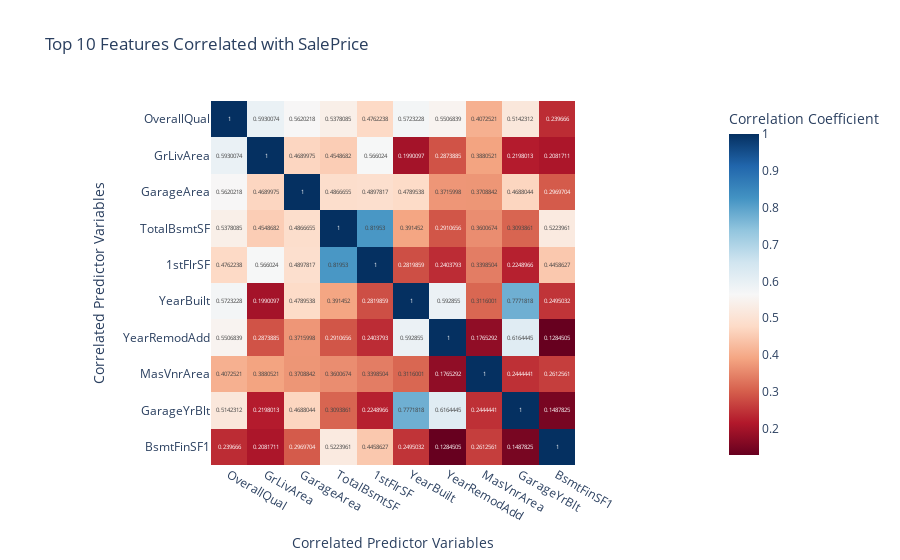

This figure's notebook cell:
### Markdown cell above
### Heatmap: Correlation Matrix of Top Predictive Features

The heatmap below visualises the **pairwise Pearson correlation coefficients** among the top 10 numerical features most strongly correlated with `SalePrice`.

This visualisation helps identify:
- Which features are most linearly associated with sale price.
- Where multicollinearity may exist — such as when two or more predictors are highly correlated with one another.

**Key Observations:**
- `OverallQual`, `GrLivArea`, and `TotalBsmtSF` exhibit the strongest positive linear correlations with `SalePrice`.
- Features like `GarageArea`, `1stFlrSF`, and `YearBuilt` also show meaningful relationships.
- Moderate correlations among predictors such as `GarageArea` and `MasVnrArea` suggest some overlap in the information they provide, which should be considered during model refinement.

This plot provides Lydia with a clearer understanding of which property features are most influential when estimating market value.

### Code cell
# Heatmap code
# Import Plotly Express for interactive visualisations
import plotly.express as px

# Compute correlations between numeric features and SalePrice, sorted in descending order
correlations = df.corr(numeric_only=True)['SalePrice'].sort_values(ascending=False)

# Extract the name of the top 10 features (excluding SalePrice itself)
top_corr_features = correlations[1:11].index
# Compute the correlation matrix for these top features
top_corr_matrix = df[top_corr_features].corr()

# Create an interactive heatmap using Plotly 
fig = px.imshow(
    top_corr_matrix, # The correlation matrix as data
    text_auto=True, # Show correlation values on the heat map 
    color_continuous_scale='RdBu', # Use a diverging colour scale (Red-Blue)
    title="Top 10 Features Correlated with SalePrice", # Chart Title
    labels=dict(color="Correlation Coefficient"), # Legend Title
    x=top_corr_features, # Set x axis feature names 
    y=top_corr_features # Set y axis feature names 
)

# Improve readability with axis titles 
fig.update_layout(
    xaxis_title="Correlated Predictor Variables",
    yaxis_title="Correlated Predictor Variables"
)
# Display heatmap in the notebook 
fig.show()
# Save the heatmap to the images folder 
fig.write_image("../images/feature_correlation_heatmap.png")

### Figure 1 — Plotly figure (JSON) as saved in the notebook; plotly's stock layout.template omitted (floating-point values rounded to 4 significant figures)
{"data": [{"coloraxis": "coloraxis", "hovertemplate": "x: %{x}<br>y: %{y}<br>Correlation Coefficient: %{z}<extra></extra>", "name": "0", "texttemplate": "%{z}", "type": "heatmap", "x": ["OverallQual", "GrLivArea", "GarageArea", "TotalBsmtSF", "1stFlrSF", "YearBuilt", "YearRemodAdd", "MasVnrArea", "GarageYrBlt", "BsmtFinSF1"], "xaxis": "x", "y": ["OverallQual", "GrLivArea", "GarageArea", "TotalBsmtSF", "1stFlrSF", "YearBuilt", "YearRemodAdd", "MasVnrArea", "GarageYrBlt", "BsmtFinSF1"], "yaxis": "y", "z": [[1.0, 0.593, 0.562, 0.5378, 0.4762, 0.5723, 0.5507, 0.4073, 0.5142, 0.2397], [0.593, 1.0, 0.469, 0.4549, 0.566, 0.199, 0.2874, 0.3881, 0.2198, 0.2082], [0.562, 0.469, 1.0, 0.4867, 0.4898, 0.479, 0.3716, 0.3709, 0.4688, 0.297], [0.5378, 0.4549, 0.4867, 1.0, 0.8195, 0.3915, 0.2911, 0.3601, 0.3094, 0.5224], [0.4762, 0.566, 0.4898, 0.8195, 1.0, 0.282, 0.2404, 0.3399, 0.2249, 0.4459], [0.5723, 0.199, 0.479, 0.3915, 0.282, 1.0, 0.5929, 0.3116, 0.7772, 0.2495], [0.5507, 0.2874, 0.3716, 0.2911, 0.2404, 0.5929, 1.0, 0.1765, 0.6164, 0.1285], [0.4073, 0.3881, 0.3709, 0.3601, 0.3399, 0.3116, 0.1765, 1.0, 0.2444, 0.2613], [0.5142, 0.2198, 0.4688, 0.3094, 0.2249, 0.7772, 0.6164, 0.2444, 1.0, 0.1488], [0.2397, 0.2082, 0.297, 0.5224, 0.4459, 0.2495, 0.1285, 0.2613, 0.1488, 1.0]]}], "layout": {"coloraxis": {"colorbar": {"title": {"text": "Correlation Coefficient"}}, "colorscale": [[0, "rgb(103,0,31)"], [0.1, "rgb(178,24,43)"], [0.2, "rgb(214,96,77)"], [0.3, "rgb(244,165,130)"], [0.4, "rgb(253,219,199)"], [0.5, "rgb(247,247,247)"], [0.6, "rgb(209,229,240)"], [0.7, "rgb(146,197,222)"], [0.8, "rgb(67,147,195)"], [0.9, "rgb(33,102,172)"], [1, "rgb(5,48,97)"]]}, "title": {"text": "Top 10 Features Correlated with SalePrice"}, "xaxis": {"anchor": "y", "constrain": "domain", "domain": [0, 1], "scaleanchor": "y", "title": {"text": "Correlated Predictor Variables"}}, "yaxis": {"anchor": "x", "autorange": "reversed", "constrain": "domain", "domain": [0, 1], "title": {"text": "Correlated Predictor Variables"}}}}
